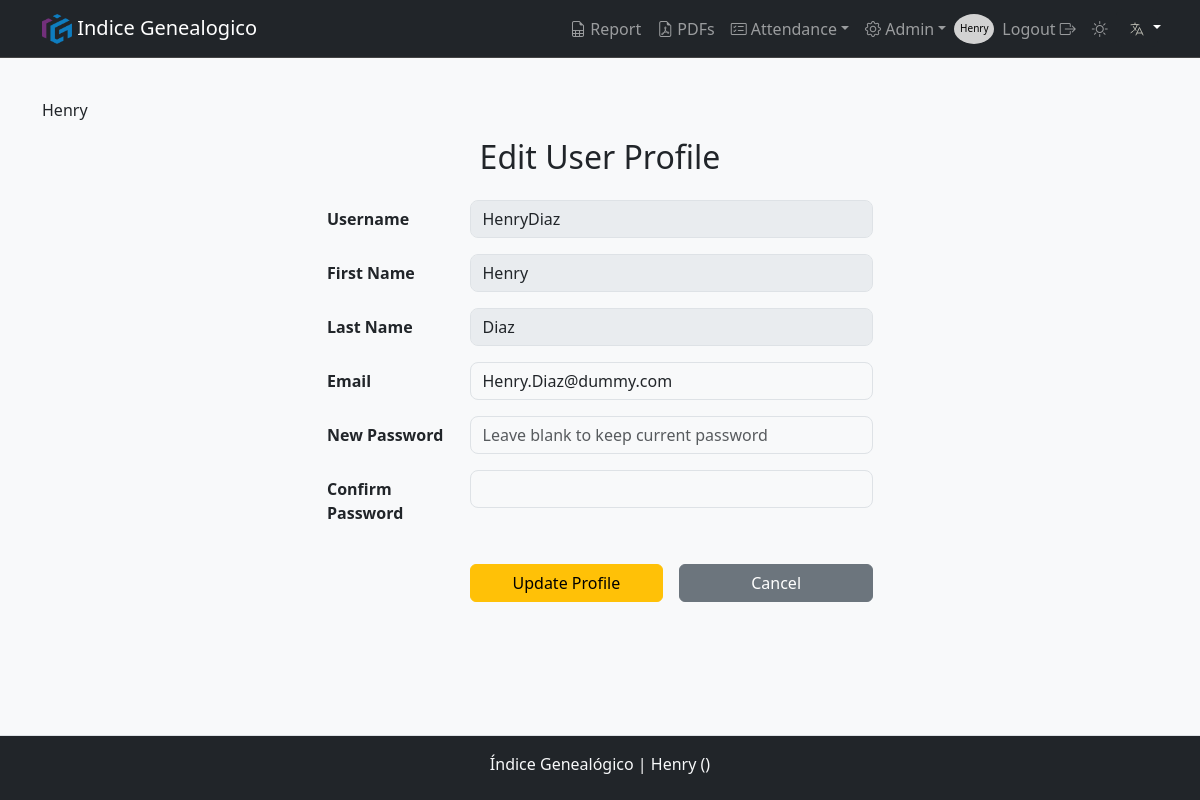
/user/profile (signed in), run on the app's committed database.
### models.py (models this page shows, shortened)
class User(db.Model, UserMixin):
    __tablename__ = 'users'
    id                = db.Column(db.Integer, primary_key=True)
    username          = db.Column(db.String(80), nullable=False, unique=True)
    email             = db.Column(db.String(120), unique=True)
    name              = db.Column(db.String(20), nullable=False)
    lastname          = db.Column(db.String(20), nullable=False)
    password_hash     = db.Column(db.String(128), nullable=False)
    role              = db.Column(db.String(10), nullable=False, default='User')  # Puede ser 'Owner', 'Admin', 'User'
    is_active         = db.Column(db.Boolean, default=True)
    meeting_center_id = db.Column(db.Integer, db.ForeignKey('meeting_center.id'), nullable=False)  # Clave foránea
    organization_id   = db.Column(db.Integer, db.ForeignKey('organization.id'), nullable=False)  # Clave foránea

### routes.py (the view, shortened to what this page needs)
@bp.route('/user/profile', methods=['GET', 'POST'])
@login_required
def profile():
    form = ProfileForm()
    user = User.query.get(session['user_id'])
    if not user:
        flash('User not found.', 'danger')
        return redirect(url_for('login'))
    form.username.data = user.username
    form.email.data    = user.email
    form.name.data     = user.name
    form.lastname.data = user.lastname
    return render_template('form.html',
                           form=form,
                           title=_('Edit User Profile'),
                           submit_button_text=_('Update Profile'),
                           clas='warning'
                           )

### forms.py
class ProfileForm(FlaskForm):
    username         = StringField('Username', render_kw={'readonly': True, 'disabled': 'disabled'})
    name             = StringField('First Name', render_kw={'readonly': True, 'disabled': 'disabled'})
    lastname         = StringField('Last Name', render_kw={'readonly': True, 'disabled': 'disabled'})
    email            = StringField('Email', validators=[DataRequired(), Email()])
    password         = PasswordField('New Password', validators=[Optional(), Length(min=6)], render_kw={'placeholder': 'Leave blank to keep current password'})
    confirm_password = PasswordField('Confirm Password', validators=[EqualTo('password')])

### app.py (called while the page is built)
def get_locale():
    lang = request.args.get('lang')
    if lang and lang in Config.LANGUAGES:
        session['lang'] = lang  # Guarda el idioma en la sesión
        return lang
    if 'lang' in session and session['lang'] in Config.LANGUAGES:
        return session['lang']
    return request.accept_languages.best_match(Config.LANGUAGES)

def create_app():
    app = Flask(__name__)
    app.config.from_object(Config)
    db.init_app(app)
    Migrate(app, db)
    babel = Babel(app, locale_selector=get_locale)
    app.register_blueprint(routes_blueprint)
    @app.context_processor
    def inject_utilities():
        return {
            'get_locale': get_locale,
            'format_datetime': format_datetime,  # Asegura que esté disponible en las plantillas
        }
    return app

### routes.py (called while the page is built)
@bp.before_request
def load_user():
    user_id = session.get('user_id')
    if not user_id:
        user_id = request.cookies.get('remember_me')
    if user_id:
        user = User.query.get(user_id)
        if user:
            g.user                       = user
            session['user_id']           = user.id
            session['user_name']         = user.name
            session['role']              = user.role
            session['meeting_center_id'] = user.meeting_center_id
            session['organization_id']   = user.organization_id
        else:
            g.user = None
    else:
        g.user = None

### utils.py (called while the page is built)
def login_required(f):
    @wraps(f)
    def decorated_function(*args, **kwargs):
        if g.user is None:  # Si el usuario no está autenticado
            next_url = request.url  # Guardamos la URL a la que intentaba acceder
            return redirect(url_for('routes.login', next=next_url))  # Pasamos 'next' como parámetro
        return f(*args, **kwargs)
    return decorated_function

### templates/form.html (shortened to what this page needs)
{% extends "layout.html" %}
{% import "_form_macros.html" as macros %}
{% block content %}
<div class="container" style="overflow-y: auto; max-height: calc(100vh - 200px);">
    <h2 class="mb-4 text-center">{{ title }}</h2>
    <div class="row justify-content-center">
        <div class="col-lg-6">
            <form method="post" novalidate>
                {% for field in form %}
                    {{ macros.render_field(field) }}
                {% endfor %}
                <div class="row mb-3">
                    <div class="col-md-9 offset-md-3 d-flex justify-content-end gap-3">
                        <button type="submit" class="btn btn-{{ clas }} w-50">{{ submit_button_text }}</button>
                        <button type="button" class="btn btn-secondary w-50" onclick="window.location.href='{{ request.referrer or url_for(routes.index) }}'">
                            {{ _('Cancel') }}
                        </button>
                    </div>
                </div>
            </form>
        </div>
    </div>
</div>
{% endblock %}

### templates/layout.html (shortened to what this page needs)
<!DOCTYPE html>
<html lang="en">
<head>
    {% include 'partials/head.html' %}
</head>
<body class="{{ 'logged-in' if session['user_id'] else '' }}">
    <header>
        {% include 'partials/navbar.html' %}
    </header>
    <main  class="pb-5">
        <div class="container">
            <div class="row">
                <p class="mb-3">{{ session['meeting_center_name'] if request.endpoint != 'routes.admin' and request.endpoint != 'routes./' else ''}}</p>
                {% block content %} {% endblock %}
            </div>
        </div>
    </main>
    {% if session['user_id'] %}
    <footer>
        {% include 'partials/footer.html' %}
    </footer>
    {% endif %}
</body>
</html>

### templates/_form_macros.html (shortened to what this page needs)
{% macro render_field(field, label_class="col-md-3 col-form-label custom-label", input_class="form-control custom-input", group_class="row mb-3") %}
{% if field.type == "BooleanField" %}
<div class="{{ group_class }}">
    <label for="{{ field.id }}" class="{{ label_class }}">{{ field.label }}</label>
    <div class="col-sm-9">
        {{ field(class="form-check-input", id=field.id, style="transform: scale(2); margin-left: 8px;") }}
        {% if field.errors %}
            <div class="text-danger small mt-1">
                {% for error in field.errors %}
                    <div>{{ error }}</div>
                {% endfor %}
            </div>
        {% endif %}
    </div>
</div>
{% else %}
<div class="{{ group_class }}">
    <label for="{{ field.id }}" class="{{ label_class }}">{{ field.label }}</label>
    <div class="col-sm-9">
        {{ field(class=input_class, id=field.id) }}
    </div>
</div>
{% endif %}
{% endmacro %}

### templates/partials/navbar.html (shortened to what this page needs)
<nav class="navbar navbar-expand-lg bg-dark border-bottom border-body sticky-top" data-bs-theme="dark">
    <div class="container">
        <a class="navbar-brand" href="#"> <img src="{{ url_for('static', filename='/img/favicon/android-chrome-512x512.png') }}" alt="Logo" width="30" height="30" class="d-inline-block align-text-top"> Indice Genealogico </a>
        <div class="collapse navbar-collapse" id="navbarNav">
            <ul class="navbar-nav">
                {% if session['user_id'] %}
                    {% if session['role'] != 'Operator'%}
                        <li class="nav-item"><a class="nav-link {{ 'active' if request.endpoint == 'routes.attendance_report' else '' }}" href="{{ url_for('routes.attendance_report') }}"><i class="bi bi-file-earmark-spreadsheet"></i> {{ _('Report') }}</a></li>
                        <li class="nav-item"><a class="nav-link {{ 'active' if request.endpoint == 'routes.list_pdfs' else '' }}" href="{{ url_for('routes.list_pdfs') }}"><i class="bi bi-file-earmark-pdf"></i>  PDFs</a></li>
                        <li class="nav-item dropdown">
                            <a class="nav-link dropdown-toggle" href="#" id="navbarDropdown" role="button" data-toggle="dropdown" aria-haspopup="true" aria-expanded="false"><i class="bi bi-card-checklist"></i> {{ _('Attendance') }}</a>
                        </li>
                        {% if session['role'] in ['Owner', 'Admin', 'Super'] %}
                            <li class="nav-item dropdown">
                                <a class="nav-link dropdown-toggle" href="#" id="navbarDropdown" role="button" data-toggle="dropdown" aria-haspopup="true" aria-expanded="false"><i class="bi bi-gear"></i> {{ 'Admin' }}</a>
                                </li>
                        {% endif %}
                    {% endif %}
                    <div class="circle">
                        <a class="nav-link" href="{{ url_for('routes.profile', id=session['user_id']) }}"><p style="color: black; font-size: 10px; display:block; padding-top: 15px;">{{ session['user_name'] }}</p></a>
                    </div>
                    <li class="nav-item"><a class="nav-link" href="{{ url_for('routes.logout') }}"></i>{{ _('Logout') }}  <i class="bi bi-box-arrow-right"></i></a></i></li>
                {% else %}
                    {% if request.endpoint != 'routes.login' %}
                        <li class="nav-item"><a class="nav-link" href="{{ url_for('routes.login') }}"><i class="bi bi-box-arrow-in-right"></i> {{ _('Login') }}</a></li>
                    {% endif %}
                {% endif %}
                <li class="nav-item"><a class="nav-link"  id="themeSwitcher" href=""></a></li>
                <div class="dropdown">
                    <button class="btn btn-dark dropdown-toggle" type="button" id="languageDropdown" data-bs-toggle="dropdown" aria-expanded="false">
                        <img class="langSelector"src="{{ url_for('static', filename='img/flags/lang.svg') }}" alt="{{ get_locale() }}" class="flag-icon">
                    </button>
                </div>
            </ul>
        </div>
    </div>
</nav>

### templates/partials/footer.html (shortened to what this page needs)
<footer class="footer bg-dark text-center text-lg-start fixed-bottom mt-5 border-top py-2 d-none d-sm-block">
    <div class="text-center text-light">
        <p class="text-light pt-2"> Índice Genealógico |
            <span id="meetingCenterInfo">
                {% if session['user_id'] %}
                    {{ session['meeting_center_name'] }} ({{ session['meeting_center_number']}})
                {% else %}
                    Please log in.
                {% endif %}
            </span>
        </p>
    </div>
</footer>

### static/css/styles.css (style rules this page uses)
body { display: flex; min-height: 100vh; flex-direction: column; }
main { flex: 1; }
.navbar-collapse { -ms-flex-positive: 0; flex-grow: 0; }
.circle { border-radius: 50%; width: 40px; height: 30px; background-color: #d2d2d2; color: black; display: flex; justify-content: center; align-items: center; margin-top: 5px; }
.custom-label { font-size: 1rem; font-weight: bold; }
.custom-input { border-radius: 0.5rem; box-shadow: none; border: 1px solid #dee2e6; }
[data-bs-theme="light"] { --bs-body-bg: #f8f9fa; --bs-body-color: #212529; --bs-link-color: #0d6efd; --bs-border-color: #dee2e6; --bs-btn-bg: #e9ecef; --bs-btn-hover-bg: #d6d8db; }
[data-bs-theme="dark"] { --bs-body-bg: #121212; --bs-body-color: #e9ecef; --bs-link-color: #66b2ff; --bs-border-color: #444; }
.langSelector { color: #b5b5ac; }

### data on the page
User: user_name "Henry", name "Henry", username "HenryDiaz" "Henry" "Diaz" "Henry.Diaz@dummy.com", meeting_center_name "Henry"

### other printed values
{{ 'Admin' }} "Admin"
{{ title }} "Edit User Profile"
{{ field.label }} "Username" "First Name" "Last Name" "Email" "New Password" "Confirm Password"
{{ submit_button_text }} "Update Profile"
